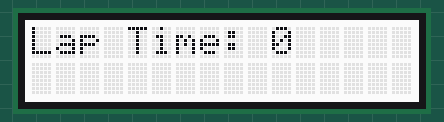
This sketch was run on a simulated Arduino Uno, built with avr-gcc and run on an emulated ATmega328P. Parts: 16×2 character LCD.

Above: at 0.1 s.
At 4.7 s:
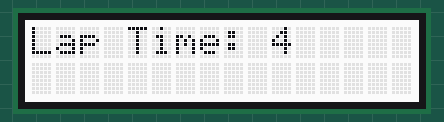
At 9.9 s:
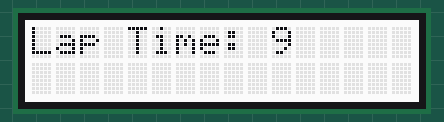
At 19.6 s:
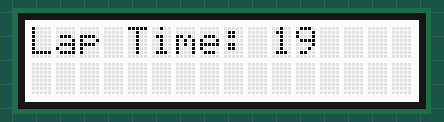
At 29.4 s:
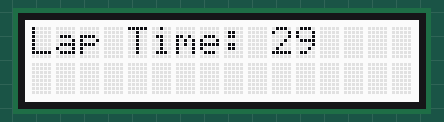
At 39.2 s:
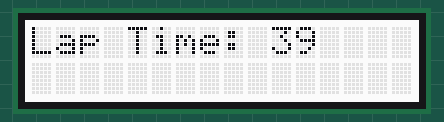

The sketch:

Timer.ino
```cpp
// (licence header left out)
#include <Wire.h>
#include "rgb_lcd.h"

rgb_lcd lcd;
const int colorR = 255;
const int colorG = 10;
const int colorB = 100;
const int buttonPin = 2;
unsigned long myTime;
int buttonState = 0;
int myMins;
int minsrem;
int mySecs;
int secsrem;


void setup()
{
    lcd.begin(16, 2);
    /*pinMode(buttonPin, INPUT);*/

}

void loop() {
  /*
 buttonState = digitalRead(buttonPin);*/
 myTime = millis();
 /*
  myMins = myTime/60000;
  minsrem = myTime%60000;
  mySecs = minsrem/1000;
  secsrem = mySecs%1000;
  */
  lcd.print("Lap Time: ");

  lcd.print(myTime/1000);
  delay(500);
  lcd.clear();

}

/*********************************************************************************************************
    END FILE
*********************************************************************************************************/
```

Measured:
- what the display in image 1 shows lasts 0.5 s, from 4.7 s to 5.2 s
